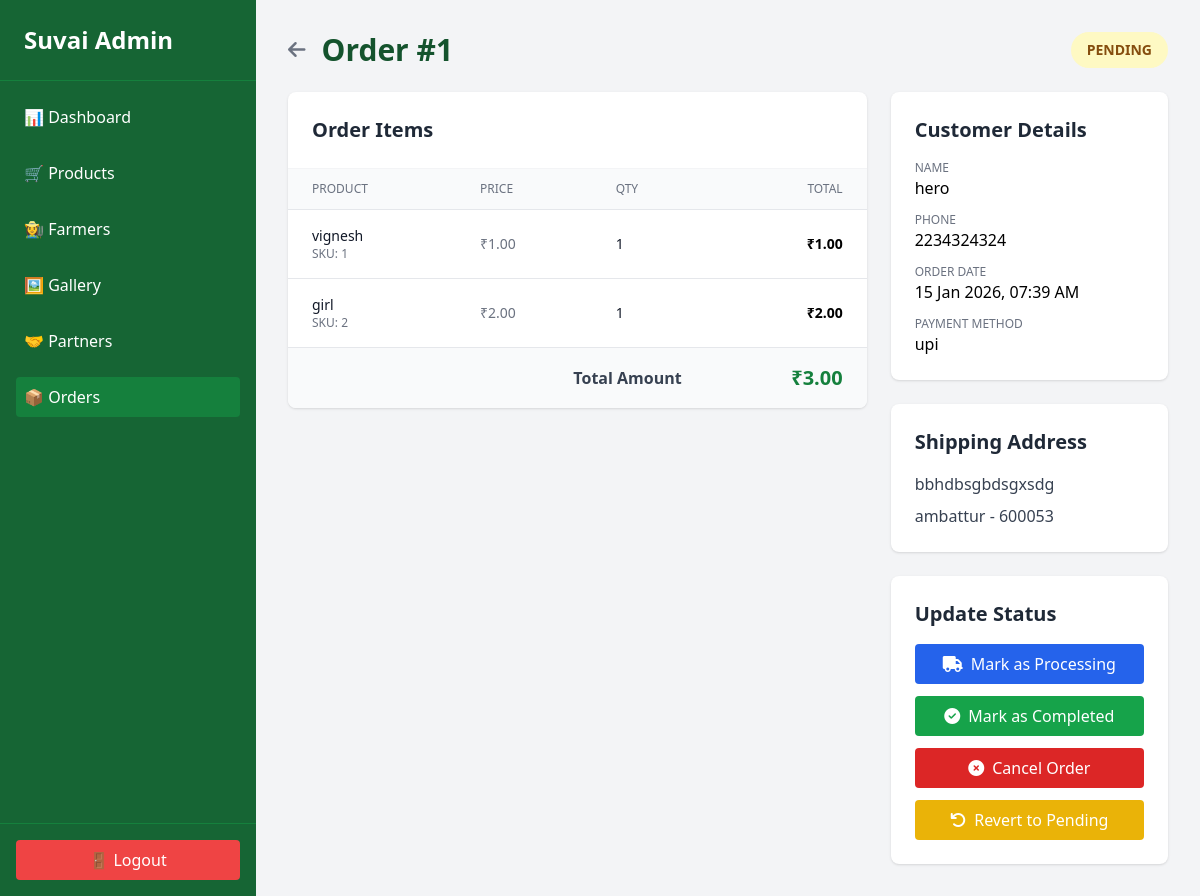
The page /admin/order/1 (signed in) on the database its author committed.
### app.py (models this page shows)
class Order(db.Model):
    id = db.Column(db.Integer, primary_key=True)
    user_id = db.Column(db.Integer, db.ForeignKey('user.id'), nullable=True)
    customer_name = db.Column(db.String(150), nullable=False)
    phone = db.Column(db.String(20), nullable=False)
    shipping_address = db.Column(db.Text, nullable=False)
    city = db.Column(db.String(100), nullable=False)
    pin_code = db.Column(db.String(20), nullable=False)
    payment_method = db.Column(db.String(50), nullable=False)
    total_amount = db.Column(db.Float, nullable=False)
    status = db.Column(db.String(20), default='pending')
    notes = db.Column(db.Text, nullable=True)
    created_at = db.Column(db.DateTime, default=datetime.utcnow)
    items = db.relationship('OrderItem', backref='order', lazy=True)

class OrderItem(db.Model):
    id = db.Column(db.Integer, primary_key=True)
    order_id = db.Column(db.Integer, db.ForeignKey('order.id'), nullable=False)
    product_id = db.Column(db.Integer, db.ForeignKey('product.id'), nullable=False)
    quantity = db.Column(db.Integer, nullable=False)
    price = db.Column(db.Float, nullable=False)
    product = db.relationship('Product')

class Product(db.Model):
    id = db.Column(db.Integer, primary_key=True)
    sku = db.Column(db.String(50), unique=True, nullable=False)
    name = db.Column(db.String(150), nullable=False)
    description = db.Column(db.Text, nullable=True)
    price = db.Column(db.Float, nullable=False)
    category = db.Column(db.String(50), nullable=False)
    stock = db.Column(db.Integer, default=0)
    image_filename = db.Column(db.String(200), nullable=True)
    created_at = db.Column(db.DateTime, default=datetime.utcnow)

### app.py (the view)
@app.route('/admin/order/<int:order_id>')
@login_required
def admin_order_details(order_id):
    if current_user.role != 'admin':
        return redirect(url_for('home'))
    order = Order.query.get_or_404(order_id)
    return render_template('admin-order-details.html', order=order)

### app.py (called while the page is built)
@login_manager.user_loader
def load_user(user_id):
    return User.query.get(int(user_id))

@app.after_request
def add_header(response):
    if current_user.is_authenticated:
        response.headers['Cache-Control'] = 'no-cache, no-store, must-revalidate, private'
        response.headers['Pragma'] = 'no-cache'
        response.headers['Expires'] = '0'
    return response

### templates/admin-order-details.html (shortened to what this page needs)
<!DOCTYPE html>
<html lang="en">
<head>
    <script src="https://cdn.tailwindcss.com"></script>
    <link rel="stylesheet" href="https://cdnjs.cloudflare.com/ajax/libs/font-awesome/6.4.0/css/all.min.css">
</head>
<body class="bg-gray-100 font-sans">
    <div class="flex h-screen">
        <aside class="w-64 bg-green-800 text-white flex flex-col">
            <div class="p-6 text-2xl font-bold border-b border-green-700">
                Suvai Admin
            </div>
            <nav class="flex-1 p-4">
                <ul class="space-y-4">
                    <li><a href="{{ url_for('admin_dashboard')}}" class="block p-2 rounded hover:bg-green-700">📊
                            Dashboard</a></li>
                    <li><a href="{{ url_for('products_upload')}}" class="block p-2 rounded hover:bg-green-700">🛒
                            Products</a></li>
                    <li><a href="{{ url_for('farmers_manage')}}" class="block p-2 rounded hover:bg-green-700">👩‍🌾
                            Farmers</a></li>
                    <li><a href="{{ url_for('gallery_manage')}}" class="block p-2 rounded hover:bg-green-700">🖼
                            Gallery</a></li>
                    <li><a href="{{ url_for('partners_manage')}}" class="block p-2 rounded hover:bg-green-700">🤝
                            Partners</a></li>
                    <li><a href="{{ url_for('orders_manage')}}" class="block p-2 rounded bg-green-700">📦 Orders</a>
                    </li>
                </ul>
            </nav>
            <div class="p-4 border-t border-green-700">
                <a href="{{ url_for('admin_logout') }}"
                    class="block w-full bg-red-500 text-center py-2 rounded hover:bg-red-600">🚪 Logout</a>
            </div>
        </aside>
        <main class="flex-1 p-8 overflow-y-auto">
            <div class="max-w-4xl mx-auto">
                <div class="flex justify-between items-center mb-6">
                    <div class="flex items-center">
                        <a href="{{ url_for('orders_manage') }}" class="mr-4 text-gray-500 hover:text-green-700">
                            <i class="fas fa-arrow-left text-xl"></i>
                        </a>
                        <h1 class="text-3xl font-bold text-green-900">Order #{{ order.id }}</h1>
                    </div>
                    <div class="flex items-center space-x-4">
                        <span class="px-4 py-2 rounded-full font-bold text-sm
                            {% if order.status == 'completed' %} bg-green-100 text-green-800
                            {% elif order.status == 'processing' %} bg-blue-100 text-blue-800
                            {% elif order.status == 'cancelled' %} bg-red-100 text-red-800
                            {% else %} bg-yellow-100 text-yellow-800 {% endif %}">
                            {{ order.status|upper }}
                        </span>
                    </div>
                </div>
                <div class="grid grid-cols-1 md:grid-cols-3 gap-6">
                    <div class="md:col-span-2 space-y-6">
                        <div class="bg-white rounded-lg shadow overflow-hidden">
                            <div class="p-6 border-b border-gray-100">
                                <h2 class="text-xl font-bold text-gray-800">Order Items</h2>
                            </div>
                            <table class="min-w-full divide-y divide-gray-200">
                                <thead class="bg-gray-50">
                                    <tr>
                                        <th class="px-6 py-3 text-left text-xs font-medium text-gray-500 uppercase">
                                            Product</th>
                                        <th class="px-6 py-3 text-left text-xs font-medium text-gray-500 uppercase">
                                            Price</th>
                                        <th class="px-6 py-3 text-left text-xs font-medium text-gray-500 uppercase">Qty
                                        </th>
                                        <th class="px-6 py-3 text-right text-xs font-medium text-gray-500 uppercase">
                                            Total</th>
                                    </tr>
                                </thead>
                                <tbody class="bg-white divide-y divide-gray-200">
                                    {% for item in order.items %}
                                    <tr>
                                        <td class="px-6 py-4">
                                            <div class="text-sm font-medium text-gray-900">{{ item.product.name }}</div>
                                            <div class="text-xs text-gray-500">SKU: {{ item.product.sku }}</div>
                                        </td>
                                        <td class="px-6 py-4 text-sm text-gray-500">₹{{ "%.2f"|format(item.price) }}
                                        </td>
                                        <td class="px-6 py-4 text-sm text-gray-900">{{ item.quantity }}</td>
                                        <td class="px-6 py-4 text-sm font-bold text-right">₹{{ "%.2f"|format(item.price
                                            * item.quantity) }}</td>
                                    </tr>
                                    {% endfor %}
                                </tbody>
                                <tfoot class="bg-gray-50">
                                    <tr>
                                        <td colspan="3" class="px-6 py-4 text-right font-bold text-gray-700">Total
                                            Amount</td>
                                        <td class="px-6 py-4 text-right font-bold text-green-700 text-xl">₹{{
                                            "%.2f"|format(order.total_amount) }}</td>
                                    </tr>
                                </tfoot>
                            </table>
                        </div>
                    </div>
                    <div class="space-y-6">
                        <div class="bg-white rounded-lg shadow p-6">
                            <h2 class="text-xl font-bold text-gray-800 mb-4">Customer Details</h2>
                            <div class="space-y-3">
                                <div>
                                    <p class="text-xs text-gray-500 uppercase">Name</p>
                                    <p class="font-medium">{{ order.customer_name }}</p>
                                </div>
                                <div>
                                    <p class="text-xs text-gray-500 uppercase">Phone</p>
                                    <p class="font-medium">{{ order.phone }}</p>
                                </div>
                                <div>
                                    <p class="text-xs text-gray-500 uppercase">Order Date</p>
                                    <p class="font-medium">{{ order.created_at.strftime('%d %b %Y, %I:%M %p') }}</p>
                                </div>
                                <div>
                                    <p class="text-xs text-gray-500 uppercase">Payment Method</p>
                                    <p class="font-medium">{{ order.payment_method }}</p>
                                </div>
                            </div>
                        </div>
                        <div class="bg-white rounded-lg shadow p-6">
                            <h2 class="text-xl font-bold text-gray-800 mb-4">Shipping Address</h2>
                            <p class="text-gray-700 whitespace-pre-line">{{ order.shipping_address }}</p>
                            <p class="text-gray-700 mt-2">{{ order.city }} - {{ order.pin_code }}</p>
                        </div>
                        <div class="bg-white rounded-lg shadow p-6">
                            <h2 class="text-xl font-bold text-gray-800 mb-4">Update Status</h2>
                            <form action="{{ url_for('update_order_status', order_id=order.id) }}" method="POST"
                                class="space-y-3">
                                <button name="status" value="processing" type="submit"
                                    class="w-full bg-blue-600 text-white py-2 rounded hover:bg-blue-700 transition flex items-center justify-center">
                                    <i class="fas fa-truck mr-2"></i> Mark as Processing
                                </button>
                                <button name="status" value="completed" type="submit"
                                    class="w-full bg-green-600 text-white py-2 rounded hover:bg-green-700 transition flex items-center justify-center">
                                    <i class="fas fa-check-circle mr-2"></i> Mark as Completed
                                </button>
                                <button name="status" value="cancelled" type="submit"
                                    class="w-full bg-red-600 text-white py-2 rounded hover:bg-red-700 transition flex items-center justify-center">
                                    <i class="fas fa-times-circle mr-2"></i> Cancel Order
                                </button>
                                <button name="status" value="pending" type="submit"
                                    class="w-full bg-yellow-500 text-white py-2 rounded hover:bg-yellow-600 transition flex items-center justify-center">
                                    <i class="fas fa-undo mr-2"></i> Revert to Pending
                                </button>
                            </form>
                        </div>
                    </div>
                </div>
            </div>
        </main>
    </div>
</body>
</html>

### rows shown on the page
Order: id "1", status "PENDING", total_amount "3.00", customer_name "hero", phone "2234324324", created_at "15 Jan 2026, 07:39 AM", payment_method "upi", shipping_address "bbhdbsgbdsgxsdg", city "ambattur", pin_code "600053"
OrderItem: product.name "vignesh", product.sku "1", price "1.00", quantity "1", price+quantity "1.00"
OrderItem: product.name "girl", product.sku "2", price "2.00", quantity "1", price+quantity "2.00"
